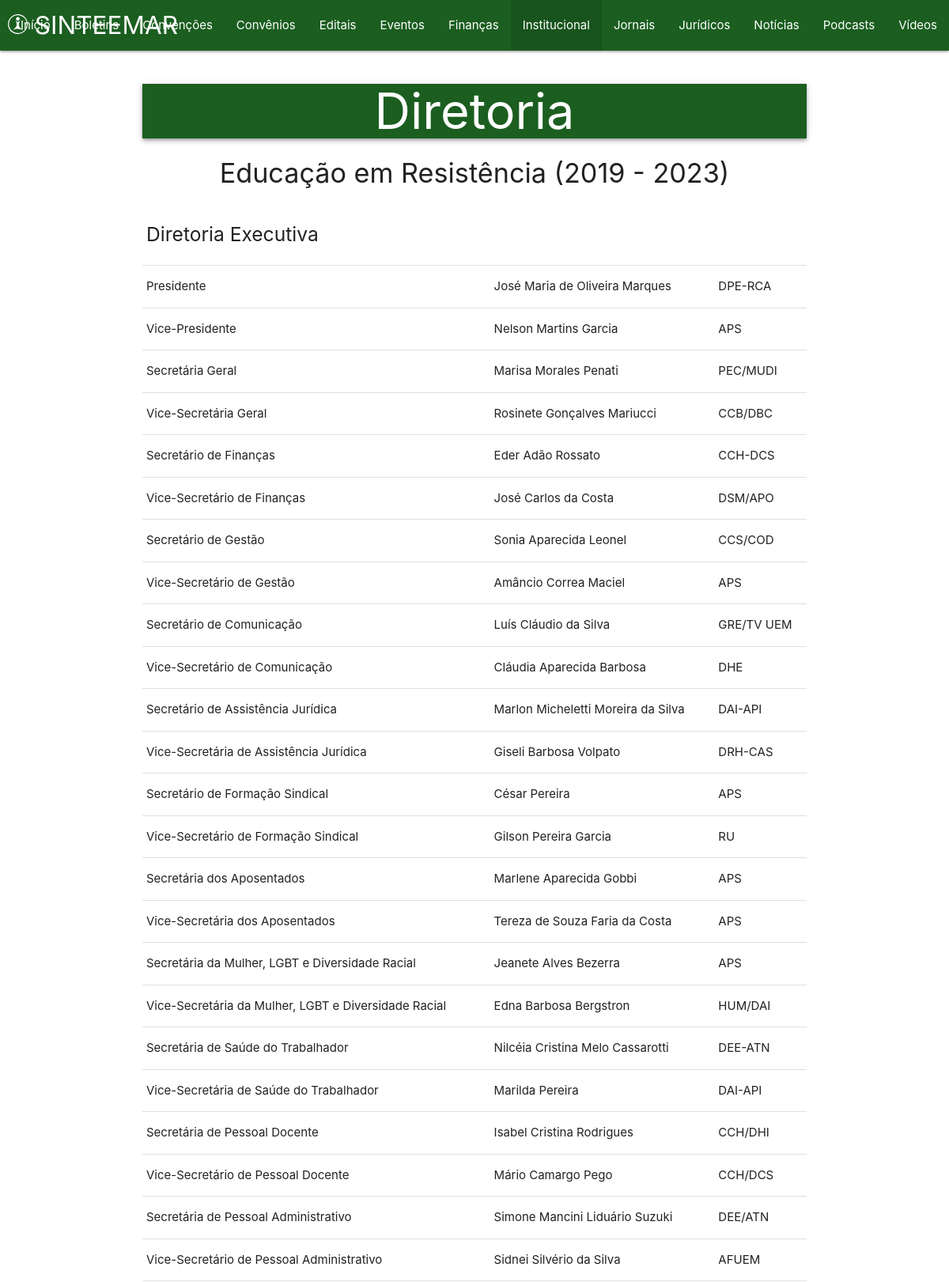
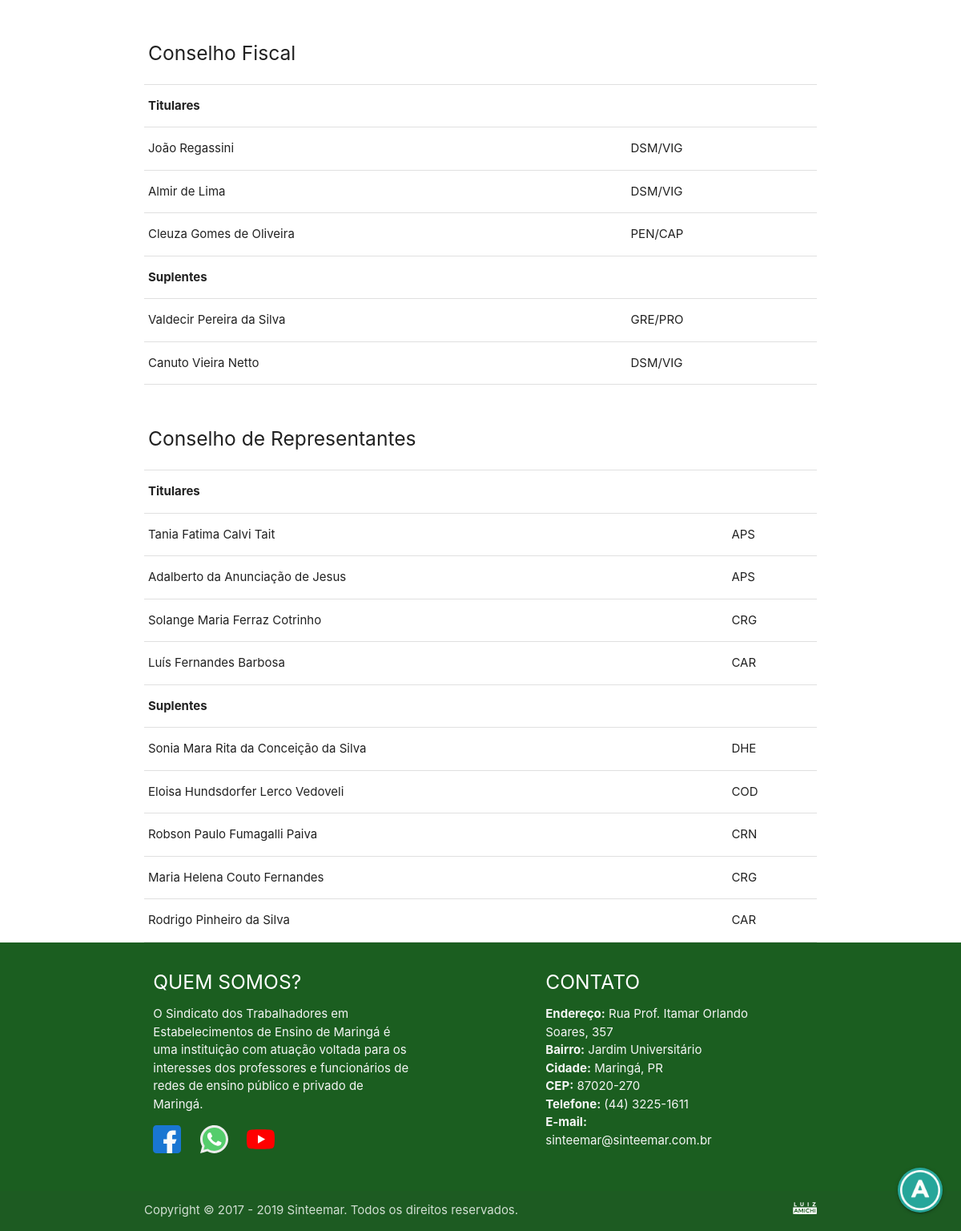
The app's page /diretoria.php with its own data (2 pictures, top to bottom).
### tables this page shows
CREATE TABLE IF NOT EXISTS `DIRETORIA` (
	`ID` INT NOT NULL AUTO_INCREMENT PRIMARY KEY,
	`TITULO` VARCHAR(128) NOT NULL,
	`IMAGEM` VARCHAR(64) NULL,
	`TEXTO` TEXT NOT NULL,
	`TEMPO` TIMESTAMP NOT NULL DEFAULT CURRENT_TIMESTAMP
);

### sgc/dao.php (called while the page is built, shortened)
<?php
	function mysql() {
		$host = 'sinteemar.com.br';
		$user = 'sint';
		$password = 'Senha do banco de dados';
		$schema = 'sint_2019';
		try {
			$connection = new mysqli($host, $user, $password, $schema);
			$connection->set_charset('utf8');
		}
		catch(Exception $e) {
			$connection = null;
		}
		finally {
			return $connection;
		}
	}
	function sql_read($table, $condition=null, $unique=false) {
		$query = 'SELECT @ROW_NUMBER:=@ROW_NUMBER+1 AS ROWNUM, 1 FIX, ' . $table . '.* FROM ' . $table . ', (SELECT @ROW_NUMBER:=0) AS RN ' . ($condition ? ' WHERE ' . $condition : '') . ';';
		$rows = null;
		if($sql = mysql()) {
			try {
				$result = $sql->query($query);
				if($result->num_rows == 0) {
					$rows = array();
				}
				elseif($result->num_rows == 1) {
					$rows = $unique ? $result->fetch_assoc() : array($result->fetch_assoc());
				}
				else {
					$rows = $unique ? $result->fetch_all(MYSQLI_ASSOC)[0] : $result->fetch_all(MYSQLI_ASSOC);
				}
			}
			catch(Exception $e) {
				$rows = null;
			}
			finally {
				mysqli_close($sql);
			}
		}
		return $rows;
	}
?>

### diretoria.php (the view, shortened to what this page needs)
<?php
	require_once('sgc/dao.php');
	$title = 'Diretoria';
	$diretoria = sql_read($table='DIRETORIA', $condition='ID > 0 ORDER BY ID DESC LIMIT 1', $unique=true);
	require_once('cabecalho.php');
?>
	<div class="container">
		<div class="col darken-4 green">
			<h1 class="center-align white-text z-depth-2"><?= $title ?></h1>
		</div>
<?php
	if(!empty($diretoria)) {
?>
		<h4 class="center-align"><?= $diretoria['TITULO'] ?></h4>
		<div id="text-content"><?= $diretoria['TEXTO'] ?></div>
		<div class="fixed-action-btn">
			<a class="btn-floating btn-large tooltipped" data-id="text-content" data-position="left" data-tooltip="Alterar o tamanho da fonte" id="button-toggle" href="javascript:void(0)">
				<img alt="Alterar o tamanho da fonte" src="img/fonte.png" style="filter: invert(1); margin: 3px;" width="50"/>
			</a>
		</div>
<?php
	}
	else {
?>
		<h3 class="center-align">Ainda não temos uma diretoria disponível :(</h3>
<?php
	}
?>
	</div>
<?php
	require_once('rodape.php');
?>

### records on screen
diretoria: TITULO "Educação em Resistência (2019 - 2023)", TEXTO "Diretoria Executiva Presidente José Maria de Oliveira Marques DPE-RCA Vice-Presidente Nelson Martins Garcia APS Secretária Geral Marisa Morales Penati PEC/MUDI Vice-Secretária Geral Rosinete Gonçalves Mariucci CCB/DBC Secretário de Finanças Eder Adão Rossato CCH-DCS Vice-Secretário de Finanças José Carlos da Costa DSM/APO Secretário de Gestão Sonia Aparecida Leonel CCS/COD Vice-Secretário de Gestão Amâncio Correa Maciel APS Secretário de Comunicação Luís Cláudio da Silva GRE/TV UEM Vice-Secretário de Comunicação Cláudia Aparecida Barbosa DHE Secretário de Assistência Jurídica Marlon Micheletti Moreira da Silva DAI-API Vice-Secretária de Assistência Jurídica Giseli Barbosa Volpato DRH-CAS…"

### other values on screen
$title "Diretoria"
